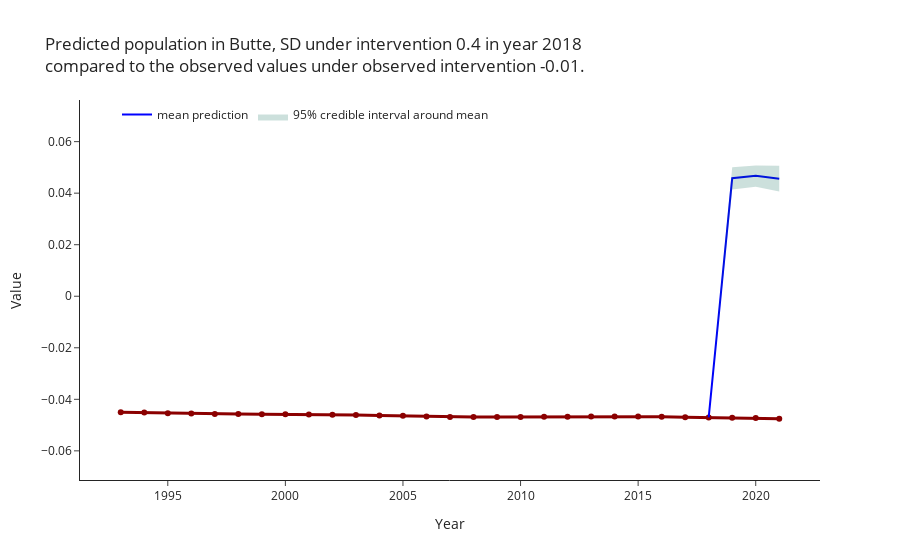

Notebook cell for this chart:
### Code cell
ci.plot_predictions(range_multiplier=1)

### Figure 1 — Plotly figure (JSON) as saved in the notebook; plotly's stock layout.template omitted (floating-point values rounded to 4 significant figures)
{"data": [{"line": {"color": "darkred", "width": 3}, "mode": "lines+markers", "name": "Butte, SD", "showlegend": false, "text": "Butte, SD", "textposition": "top right", "type": "scatter", "x": [1993, 1994, 1995, 1996, 1997, 1998, 1999, 2000, 2001, 2002, 2003, 2004, 2005, 2006, 2007, 2008, 2009, 2010, 2011, 2012, 2013, 2014, 2015, 2016, 2017, 2018, 2019, 2020, 2021], "y": [-0.04498, -0.04515, -0.0454, -0.04554, -0.04569, -0.04571, -0.04578, -0.04581, -0.04585, -0.04599, -0.04605, -0.04623, -0.04642, -0.04671, -0.04684, -0.04687, -0.0469, -0.04687, -0.04675, -0.04674, -0.04666, -0.04666, -0.04668, -0.04679, -0.04691, -0.04702, -0.04711, -0.04723, -0.04754]}, {"line": {"color": "blue", "width": 2}, "mode": "lines", "name": "mean prediction", "text": [-0.04702, 0.04584, 0.04673, 0.04562], "type": "scatter", "x": ["2018", "2019", "2020", "2021"], "y": [-0.04702, 0.04584, 0.04673, 0.04562]}, {"fill": "toself", "fillcolor": "rgba(0,100,80,0.2)", "line": {"color": "rgba(255,255,255,0)"}, "name": "95% credible interval around mean", "type": "scatter", "x": ["2018", "2019", "2020", "2021", "2021", "2020", "2019", "2018"], "y": [-0.04702, 0.05007, 0.05077, 0.05064, 0.04069, 0.04245, 0.04145, -0.04702]}], "layout": {"legend": {"orientation": "h", "traceorder": "normal", "x": 0.05, "y": 1}, "title": {"text": "Predicted population in Butte, SD under intervention 0.4 in year 2018<br>compared to the observed values under observed intervention -0.01."}, "xaxis": {"title": {"text": "Year"}}, "yaxis": {"range": [-0.07131, 0.07616], "title": {"text": "Value"}}}}
